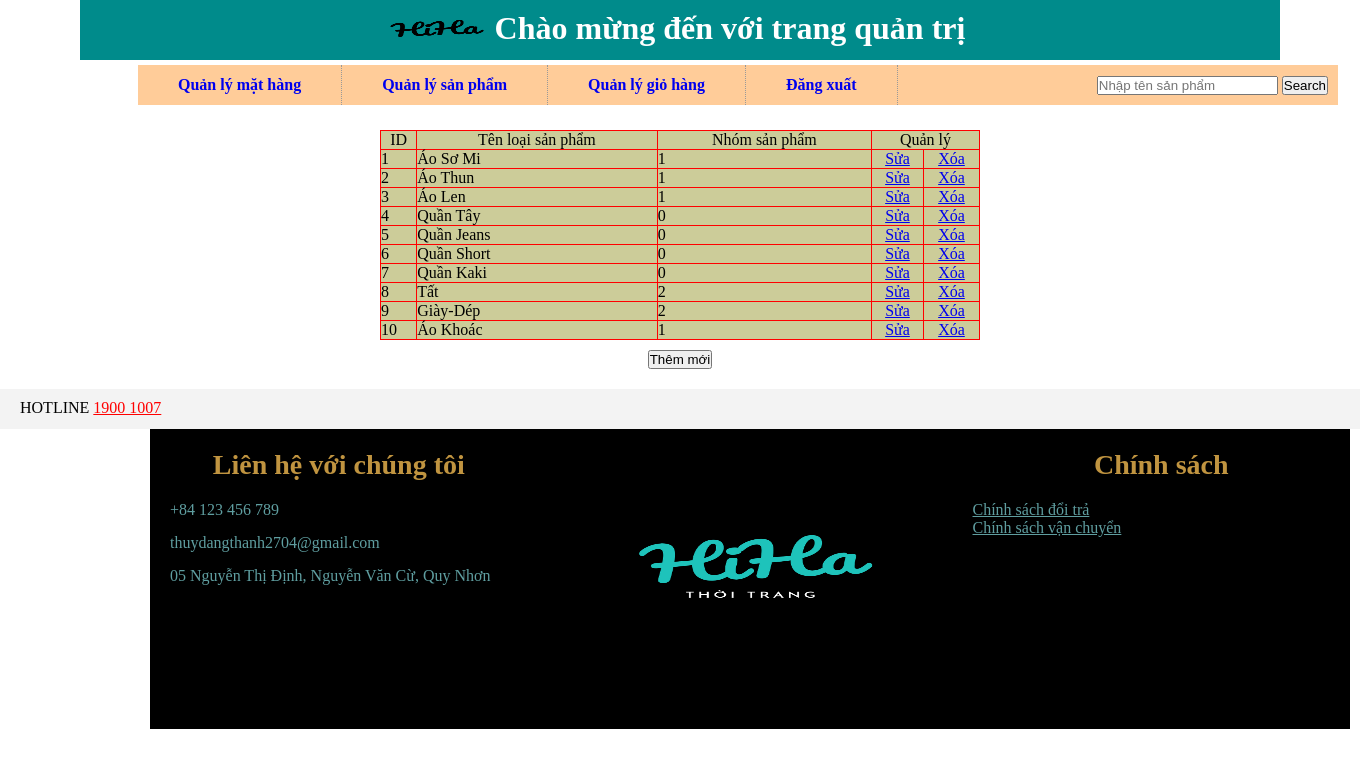
Screenshot of /adminfile/adminpage.php?quanly=quanlymathang&ac=lietke (signed in) with the database file from the repository.
### tables this page shows
CREATE TABLE `loaisanpham` (
  `id_loaisanpham` int(11) NOT NULL,
  `ten_loaisanpham` varchar(255) NOT NULL,
  `id_loailoaisanpham` int(11) NOT NULL
);

### adminfile/modules/quanlymathang/lietke.php (the view, shortened to what this page needs)
<?php
	$sql="select * from loaisanpham order by id_loaisanpham asc";
	$run=$conn->query($sql);
?>
<center><table width="600px" border="1">
  <tr>
    <td><div align="center">ID</div></td>
    <td><div align="center">Tên loại sản phẩm</div></td>
    <td><div align="center">Nhóm sản phẩm</div></td>
    <td colspan="2"><div align="center">Quản lý</div></td>
  </tr>
  <?php
	while($row=$run->fetch_array()){
  ?>
  <tr>
    <td><?php echo $row['id_loaisanpham'] ?></td>
    <td><?php echo $row['ten_loaisanpham'] ?></td>
    <td><?php echo $row['id_loailoaisanpham'] ?></td>
    <td><div align="center"><a href="adminpage.php?quanly=quanlymathang&ac=sua&id=<?php echo $row['id_loaisanpham'] ?>">Sửa</a></div></td>
    <td><div align="center"><a href="modules/quanlymathang/xuly.php?id=<?php echo $row['id_loaisanpham'] ?>">Xóa</a></div></td>
  </tr>
  <?php
	}
  ?>
</table>
<a href="adminpage.php?quanly=quanlymathang&ac=them"><button style="margin-top:10px" name="nutthem" id="nut them" type="button">Thêm mới</button></a></center>

### adminfile/adminpage.php (shortened to what this page needs)
<!DOCTYPE html PUBLIC "-//W3C//DTD XHTML 1.0 Transitional//EN" "http://www.w3.org/TR/xhtml1/DTD/xhtml1-transitional.dtd">
<html xmlns="http://www.w3.org/1999/xhtml">
<head>
<link href="style/admin.css" rel="stylesheet" type="text/css" />
</head>
<body>
	<div class="wrapper">
    	<?php
			include('modules/header.php');
			include('modules/menu.php');
			include('modules/content.php');
			include('modules/footer.php');
        ?>
    </div>
</body>
</html>

### adminfile/modules/header.php (shortened to what this page needs)
<div class="header">
    <div>
        <img src="img/hiha.png" width = "100" height = "60" alt="hiha">
    </div>
    <h1 style="color: #fff; text-align:center; padding:10px">Chào mừng đến với trang quản trị</h1>
    </div>
</div>

### adminfile/modules/menu.php (shortened to what this page needs)
<div class="menu">
    <ul>
        <li><a href="adminpage.php?quanly=quanlymathang&ac=lietke"><strong>Quản lý mặt hàng</strong></a></li>
        <li><a href="adminpage.php?quanly=quanlysanpham&ac=lietke"><strong>Quản lý sản phẩm</strong></a></li>
        <li><a href="adminpage.php?quanly=quanlynhanhieu&ac=lietke"><strong>Quản lý giỏ hàng</strong></a></li>
        <li><a href="login.php"><strong>Đăng xuất</strong></a></li>
        <form action="adminpage.php?quanly=search" method="post" enctype="multipart/form-data">
            <div class="searchform">
                <input type="text" name="inputsearch" placeholder="Nhập tên sản phẩm" />
                <input type="submit" name="search" value="Search" />
            </div>
        </form>
    </ul>
</div>

### adminfile/modules/content.php (shortened to what this page needs)
<div class="content">
	<?php
    	if(isset($_GET['quanly'])){
			$tam=$_GET['quanly'];
		}else{
			$tam='';
		}
		if($tam=='quanlymathang'){
			include('modules/quanlymathang/main.php');
		}elseif($tam=='quanlynhanhieu'){
			include('modules/quanlynhanhieu/main.php');
		}elseif($tam=='quanlysanpham'){
			include('modules/quanlysanpham/main.php');
		}elseif($tam=='search'){
			include('search.php');
		}else{
			include('modules/quanlysanpham/main.php');
		}
	?>
</div>

### adminfile/modules/quanlymathang/main.php (shortened to what this page needs)
<?php
	if(isset($_GET['ac'])){
		$tam=$_GET['ac'];
	}else{
		$tam='';
	}if($tam=='them'){
		include('modules/quanlymathang/them.php');
	}if($tam=='sua'){
	}if($tam=='lietke'){
		include('modules/quanlymathang/lietke.php');
	}
?>

### adminfile/modules/footer.php (shortened to what this page needs)
<div class="top-footer">
                <div>
                    <p class="hotline" >
                        <span>HOTLINE</span>
                        <a href="">1900 1007</a>
                    </p>
                </div>
            </div>
        <div>
            <footer class="footer">
                <div class="footer-detail">
                    <div>
                        <h1 class="title"> Liên hệ với chúng tôi</h1>
                    </div>
                    <div class="contact">
                        <div>
                            <i class="fa-solid fa-phone-flip"></i>
                            <span class="text-footer">+84 123 456 789</span>
                        </div>
                        <div>
                            <i class="fa-solid fa-envelope-circle-check"></i>
                            <span class="text-footer">thuydangthanh2704@gmail.com</span>
                        </div>
                        <div>
                            <i class="fa-solid fa-location-dot"></i>
                            <span class="text-footer">05 Nguyễn Thị Định, Nguyễn Văn Cừ, Quy Nhơn</span>
                        </div>
                    </div>
                </div>
                <div class="footer-detail">
                    <div>
                        <img src="img/logo.png" alt="">
                    </div>
                </div>
                <div class="footer-detail">
                    <div>
                        <h1 class="title"> Chính sách</h1>
                    </div>
                    <div>
                        <a class="text-footer" href="">Chính sách đổi trả</a>
                    </div>
                    <div>
                        <a class="text-footer" href="">Chính sách vận chuyển</a>
                    </div>
                </div>
            </footer>

### adminfile/style/admin.css (style rules this page uses)
* { padding:0; margin:0; }
.wrapper { width:1200px; height:auto; margin:auto; }
.menu { height:40px; background-color:#FC9; margin:5px 138px; width: 1200px; }
.menu ul { list-style:none; }
.menu ul li { line-height:40px; float:left; border-right:1px dotted #999; position:relative; }
.menu ul li a { text-decoration:none; padding:0 40px; display:block; }
.content { width:1000px; height:auto; padding:20px; margin:auto; }
table { border-collapse:collapse; border-color:#F00; background-color:#CC9; }
.menu ul form .searchform { float:right; line-height:40px; margin-right:10px; }
footer { display: grid; margin-left: 150px; grid-template-columns: repeat(3,1fr); background-color: black; width: 1200px; }
.footer-detail img { width: 445px; height: 300px; }
.footer-detail .title { padding: 20px 0; font-size: 28px; text-align: center; color: #c09440; }
.footer-detail .contact i { padding-right: 20px; color: cadetblue; }
.text-footer { color: cadetblue; }
.footer-detail .contact >div { padding-bottom: 15px; }
.top-footer { height: 40px; background-color: #f3f3f3; }
.hotline { padding-top: 10px; padding-left: 20px; }
.hotline a { color: red; }

### adminfile/modules/header.php (style rules this page uses)
.header { background-color: #008b8b; display: flex; justify-content: center; position: relative; position: sticky; position: -webkit-sticky; top: 0px; }

### rows the page displays
loaisanpham: id_loaisanpham "1", ten_loaisanpham "Áo Sơ Mi", id_loailoaisanpham "1"
loaisanpham: id_loaisanpham "2", ten_loaisanpham "Áo Thun", id_loailoaisanpham "1"
loaisanpham: id_loaisanpham "3", ten_loaisanpham "Áo Len", id_loailoaisanpham "1"
loaisanpham: id_loaisanpham "4", ten_loaisanpham "Quần Tây", id_loailoaisanpham "0"
loaisanpham: id_loaisanpham "5", ten_loaisanpham "Quần Jeans", id_loailoaisanpham "0"
loaisanpham: id_loaisanpham "6", ten_loaisanpham "Quần Short", id_loailoaisanpham "0"
loaisanpham: id_loaisanpham "7", ten_loaisanpham "Quần Kaki", id_loailoaisanpham "0"
loaisanpham: id_loaisanpham "8", ten_loaisanpham "Tất", id_loailoaisanpham "2"
loaisanpham: id_loaisanpham "9", ten_loaisanpham "Giày-Dép", id_loailoaisanpham "2"
loaisanpham: id_loaisanpham "10", ten_loaisanpham "Áo Khoác", id_loailoaisanpham "1"
